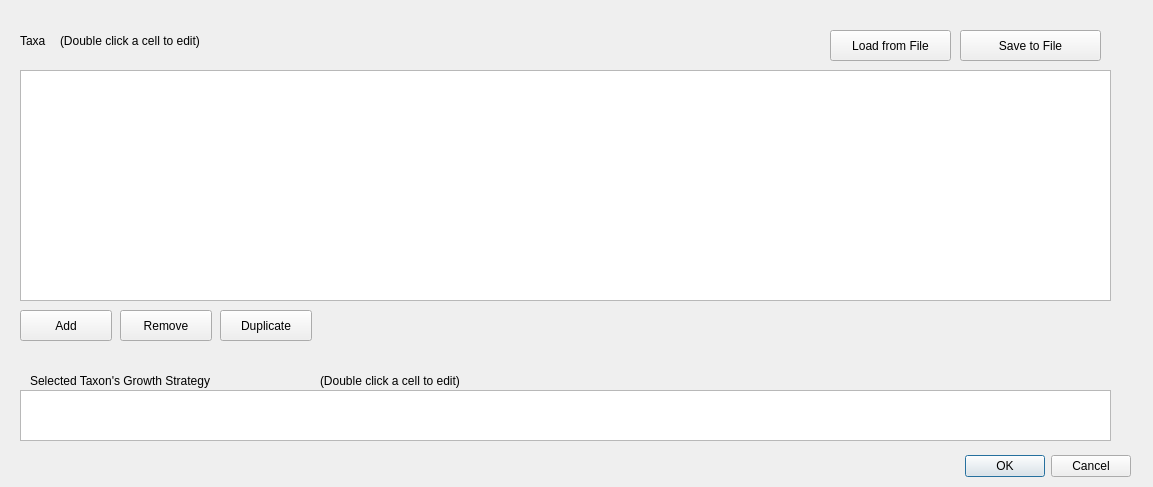
<?xml version="1.0" encoding="UTF-8"?>
<ui version="4.0">
 <class>TaxaLibraryDialog</class>
 <widget class="QDialog" name="TaxaLibraryDialog">
  <property name="geometry">
   <rect>
    <x>0</x>
    <y>0</y>
    <width>1153</width>
    <height>487</height>
   </rect>
  </property>
  <property name="windowTitle">
   <string>Taxa Library</string>
  </property>
  <widget class="QDialogButtonBox" name="buttonBox">
   <property name="geometry">
    <rect>
     <x>790</x>
     <y>450</y>
     <width>341</width>
     <height>32</height>
    </rect>
   </property>
   <property name="orientation">
    <enum>Qt::Horizontal</enum>
   </property>
   <property name="standardButtons">
    <set>QDialogButtonBox::Cancel|QDialogButtonBox::Ok</set>
   </property>
  </widget>
  <widget class="QTableWidget" name="taxaTable">
   <property name="geometry">
    <rect>
     <x>20</x>
     <y>70</y>
     <width>1091</width>
     <height>231</height>
    </rect>
   </property>
  </widget>
  <widget class="QTableWidget" name="growthTable">
   <property name="geometry">
    <rect>
     <x>20</x>
     <y>390</y>
     <width>1091</width>
     <height>51</height>
    </rect>
   </property>
  </widget>
  <widget class="QLabel" name="label">
   <property name="geometry">
    <rect>
     <x>20</x>
     <y>30</y>
     <width>67</width>
     <height>22</height>
    </rect>
   </property>
   <property name="text">
    <string>Taxa</string>
   </property>
  </widget>
  <widget class="QLabel" name="label_2">
   <property name="geometry">
    <rect>
     <x>30</x>
     <y>370</y>
     <width>241</width>
     <height>22</height>
    </rect>
   </property>
   <property name="text">
    <string>Selected Taxon's Growth Strategy</string>
   </property>
  </widget>
  <widget class="QPushButton" name="addTaxonButton">
   <property name="geometry">
    <rect>
     <x>20</x>
     <y>310</y>
     <width>92</width>
     <height>31</height>
    </rect>
   </property>
   <property name="text">
    <string>Add</string>
   </property>
  </widget>
  <widget class="QPushButton" name="removeTaxonButton">
   <property name="geometry">
    <rect>
     <x>120</x>
     <y>310</y>
     <width>92</width>
     <height>31</height>
    </rect>
   </property>
   <property name="text">
    <string>Remove</string>
   </property>
  </widget>
  <widget class="QPushButton" name="duplicateTaxonButton">
   <property name="geometry">
    <rect>
     <x>220</x>
     <y>310</y>
     <width>92</width>
     <height>31</height>
    </rect>
   </property>
   <property name="text">
    <string>Duplicate</string>
   </property>
  </widget>
  <widget class="QPushButton" name="saveTaxaButton">
   <property name="geometry">
    <rect>
     <x>960</x>
     <y>30</y>
     <width>141</width>
     <height>31</height>
    </rect>
   </property>
   <property name="text">
    <string>Save to File</string>
   </property>
  </widget>
  <widget class="QPushButton" name="loadTaxaButton">
   <property name="geometry">
    <rect>
     <x>830</x>
     <y>30</y>
     <width>121</width>
     <height>31</height>
    </rect>
   </property>
   <property name="text">
    <string>Load from File</string>
   </property>
  </widget>
  <widget class="QLabel" name="label_3">
   <property name="geometry">
    <rect>
     <x>320</x>
     <y>370</y>
     <width>201</width>
     <height>22</height>
    </rect>
   </property>
   <property name="text">
    <string>(Double click a cell to edit)</string>
   </property>
  </widget>
  <widget class="QLabel" name="label_4">
   <property name="geometry">
    <rect>
     <x>60</x>
     <y>30</y>
     <width>201</width>
     <height>22</height>
    </rect>
   </property>
   <property name="text">
    <string>(Double click a cell to edit)</string>
   </property>
  </widget>
 </widget>
 <resources/>
 <connections>
  <connection>
   <sender>buttonBox</sender>
   <signal>accepted()</signal>
   <receiver>TaxaLibraryDialog</receiver>
   <slot>accept()</slot>
   <hints>
    <hint type="sourcelabel">
     <x>248</x>
     <y>254</y>
    </hint>
    <hint type="destinationlabel">
     <x>157</x>
     <y>274</y>
    </hint>
   </hints>
  </connection>
  <connection>
   <sender>buttonBox</sender>
   <signal>rejected()</signal>
   <receiver>TaxaLibraryDialog</receiver>
   <slot>reject()</slot>
   <hints>
    <hint type="sourcelabel">
     <x>316</x>
     <y>260</y>
    </hint>
    <hint type="destinationlabel">
     <x>286</x>
     <y>274</y>
    </hint>
   </hints>
  </connection>
 </connections>
</ui>
